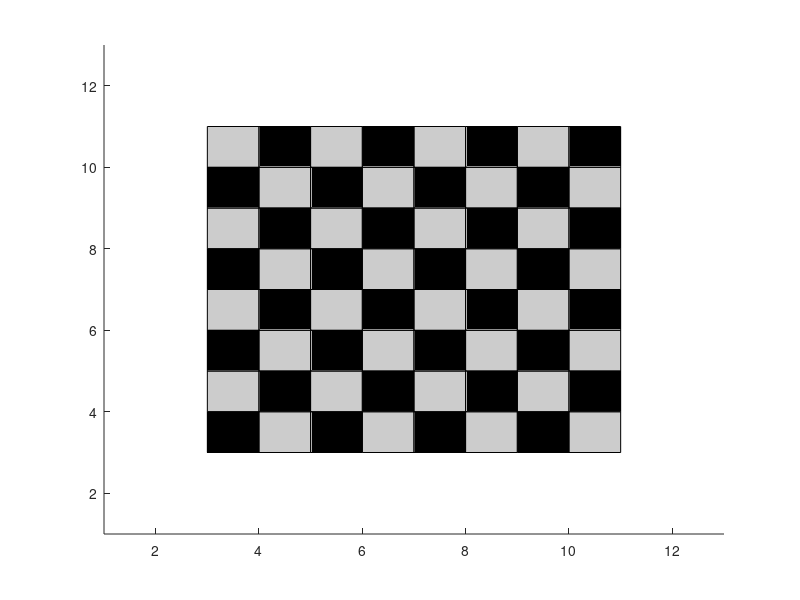

MATLAB code to generate this figure:
close all
clear
clc
axis([1 13  1 13]);
x=1
for i=3:1:10
    for j=3:1:10
        if isequal(x,0)
            rectangle('position',[j i 1 1],'facecolor',[.800  .800  .800])
            x=1;
        else
            rectangle('position',[j i 1 1],'facecolor',[0 0 0])
            x=0;
        end
    end
    if isequal(x,0)
        x=1;
    else 
        x=0;
    end
end